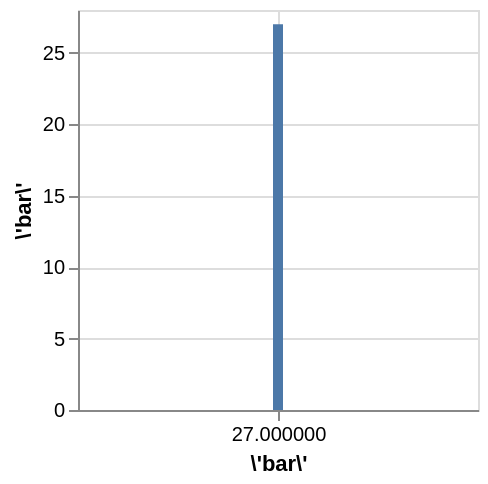

Here is the Vega-Lite specification saved for this chart:
### Vega specification from a JSON file in a GitHub repository (floating-point values rounded to 4 significant figures)
{"$schema": "https://vega.github.io/schema/vega/v5.json", "background": "white", "padding": 5, "width": 200, "height": 200, "style": "cell", "data": [{"name": "source_0", "values": [{"'bar'": 27}]}, {"name": "data_0", "source": "source_0", "transform": [{"type": "filter", "expr": "isValid(datum[\"'bar'\"]) && isFinite(+datum[\"'bar'\"])"}]}], "marks": [{"name": "marks", "type": "rect", "style": ["bar"], "from": {"data": "data_0"}, "encode": {"update": {"fill": {"value": "#4c78a8"}, "ariaRoleDescription": {"value": "bar"}, "description": {"signal": "\"\\'bar\\': \" + (format(datum[\"'bar'\"], \"\"))"}, "xc": {"scale": "x", "field": "\\'bar\\'"}, "width": {"value": 5}, "y": {"scale": "y", "field": "\\'bar\\'"}, "y2": {"scale": "y", "value": 0}}}}], "scales": [{"name": "x", "type": "linear", "domain": {"data": "data_0", "field": "\\'bar\\'"}, "range": [0, {"signal": "width"}], "nice": true, "zero": false, "padding": 5}, {"name": "y", "type": "linear", "domain": {"data": "data_0", "field": "\\'bar\\'"}, "range": [{"signal": "height"}, 0], "nice": true, "zero": true}], "axes": [{"scale": "x", "orient": "bottom", "gridScale": "y", "grid": true, "tickCount": {"signal": "ceil(width/40)"}, "domain": false, "labels": false, "aria": false, "maxExtent": 0, "minExtent": 0, "ticks": false, "zindex": 0}, {"scale": "y", "orient": "left", "gridScale": "x", "grid": true, "tickCount": {"signal": "ceil(height/40)"}, "domain": false, "labels": false, "aria": false, "maxExtent": 0, "minExtent": 0, "ticks": false, "zindex": 0}, {"scale": "x", "orient": "bottom", "grid": false, "title": "\\'bar\\'", "labelFlush": true, "labelOverlap": true, "tickCount": {"signal": "ceil(width/40)"}, "zindex": 0}, {"scale": "y", "orient": "left", "grid": false, "title": "\\'bar\\'", "labelOverlap": true, "tickCount": {"signal": "ceil(height/40)"}, "zindex": 0}]}
